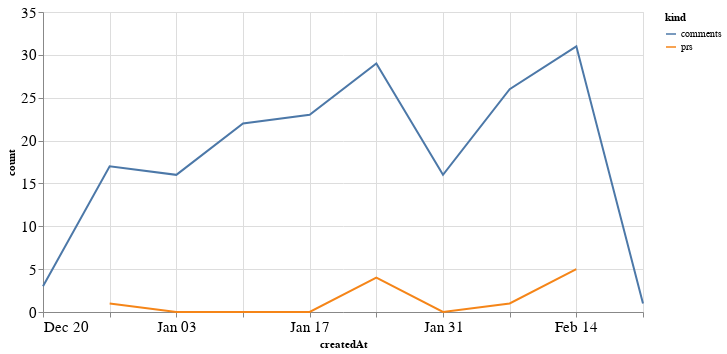

The notebook cell saved with this chart:
### Code cell
alt.Chart(total_time, width=600).mark_line().encode(
    x='createdAt',
    y='count',
    color='kind'
)

### Figure 1 — Vega-Lite specification as saved in the notebook (floating-point values rounded to 4 significant figures)
{"config": {"axisLeft": {"labelFontSize": 15}, "axisBottom": {"labelFontSize": 15}}, "data": {"name": "data-5e3b1790c0f75f5604704b3e4d297d59"}, "mark": "line", "encoding": {"color": {"type": "nominal", "field": "kind"}, "x": {"type": "temporal", "field": "createdAt"}, "y": {"type": "quantitative", "field": "count"}}, "width": 600, "$schema": "https://vega.github.io/schema/vega-lite/v4.8.1.json", "datasets": {"data-5e3b1790c0f75f5604704b3e4d297d59": [{"createdAt": "2020-12-27T00:00:00", "kind": "prs", "count": 1.0}, {"createdAt": "2021-01-03T00:00:00", "kind": "prs", "count": 0.0}, {"createdAt": "2021-01-10T00:00:00", "kind": "prs", "count": 0.0}, {"createdAt": "2021-01-17T00:00:00", "kind": "prs", "count": 0.0}, {"createdAt": "2021-01-24T00:00:00", "kind": "prs", "count": 4.0}, {"createdAt": "2021-01-31T00:00:00", "kind": "prs", "count": 0.0}, {"createdAt": "2021-02-07T00:00:00", "kind": "prs", "count": 1.0}, {"createdAt": "2021-02-14T00:00:00", "kind": "prs", "count": 5.0}, {"createdAt": "2020-12-20T00:00:00", "kind": "prs", "count": null}, {"createdAt": "2021-02-21T00:00:00", "kind": "prs", "count": null}, {"createdAt": "2020-12-27T00:00:00", "kind": "comments", "count": 17.0}, {"createdAt": "2021-01-03T00:00:00", "kind": "comments", "count": 16.0}, {"createdAt": "2021-01-10T00:00:00", "kind": "comments", "count": 22.0}, {"createdAt": "2021-01-17T00:00:00", "kind": "comments", "count": 23.0}, {"createdAt": "2021-01-24T00:00:00", "kind": "comments", "count": 29.0}, {"createdAt": "2021-01-31T00:00:00", "kind": "comments", "count": 16.0}, {"createdAt": "2021-02-07T00:00:00", "kind": "comments", "count": 26.0}, {"createdAt": "2021-02-14T00:00:00", "kind": "comments", "count": 31.0}, {"createdAt": "2020-12-20T00:00:00", "kind": "comments", "count": 3.0}, {"createdAt": "2021-02-21T00:00:00", "kind": "comments", "count": 1.0}]}}
